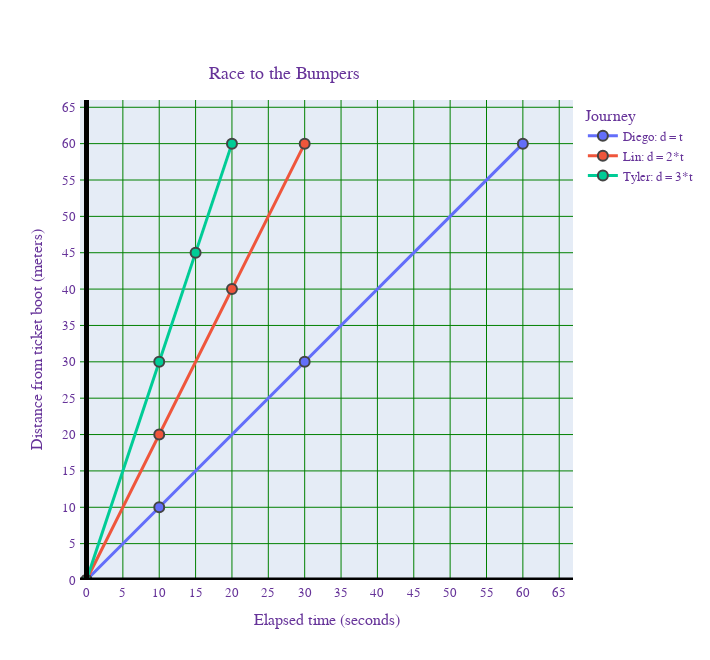

The code cell stored with this chart in its notebook:
### Markdown cell above
# Create images from plots
You can save an image by specifying the file using:<br>
```
# Prepare the tables for the final plot ...
plotTablesLines(...                     # ... other arguments
                img_name = 'plot.png')  # plot file name
```
This will save the plot in the file <tt>plot.png</tt>.

## Assignment: Saving image plot
Study the code below and find where the file image is stored.<br>
Then do the following:
1. Click on the file name to view the file.
2. Change the file name to <tt>frame1.png</tt> and verify that it worked.

### Code cell
# Merge three tables

# diego table
diego = table()
diego.column_labels = ["Time (seconds)", 'Distance (meters)']
diego.data_values = [[0, 10, 30, 60], [0, 10, 30, 60]]

# lin table
lin = table()
lin.column_labels = ["Time (seconds)", 'Distance (meters)']
lin.data_values = [[0, 10, 20, 30], [0, 20, 40, 60]]

# tyler table
tyler = table()
tyler.column_labels = ["Time (seconds)", 'Distance (meters)']
tyler.data_values = [[0, 10, 15, 20], [0, 30, 45, 60]]


tables_list = [diego, lin, tyler]

# Line equations of tables
legend_labels = [
      'Diego: d = t',
      'Lin: d = 2*t',
      'Tyler: d = 3*t']

# Plot tables
plotTablesLines(tables_list,
                fig_title = 'Race to the Bumpers',              # title on top
                x_label = 'Elapsed time (seconds)',             # appears along x-axis
                y_label = 'Distance from ticket boot (meters)', # appears along y-axis
                legend_title = 'Journey',                       # title on the right hand side
                legend_labels = legend_labels,                  # text describing the table
                img_name = 'plot.png')                          # plot image name

### Figure 1 — Plotly figure (JSON) as saved in the notebook; plotly's stock layout.template omitted (floating-point values rounded to 4 significant figures)
{"data": [{"line": {"width": 3}, "marker": {"line": {"width": 2}, "size": 10}, "mode": "lines+markers", "name": "Diego: d = t", "type": "scatter", "x": [0, 10, 30, 60], "y": [0, 10, 30, 60]}, {"line": {"width": 3}, "marker": {"line": {"width": 2}, "size": 10}, "mode": "lines+markers", "name": "Lin: d = 2*t", "type": "scatter", "x": [0, 10, 20, 30], "y": [0, 20, 40, 60]}, {"line": {"width": 3}, "marker": {"line": {"width": 2}, "size": 10}, "mode": "lines+markers", "name": "Tyler: d = 3*t", "type": "scatter", "x": [0, 10, 15, 20], "y": [0, 30, 45, 60]}], "layout": {"autosize": false, "font": {"color": "RebeccaPurple", "family": "Courier New, monospace", "size": 13}, "height": 660, "legend": {"title": {"text": "Journey"}}, "shapes": [{"line": {"color": "black", "width": 5}, "type": "line", "x0": 0, "x1": 1, "xref": "x domain", "y0": 0, "y1": 0, "yref": "y"}, {"line": {"color": "black", "width": 5}, "type": "line", "x0": 0, "x1": 0, "xref": "x", "y0": 0, "y1": 1, "yref": "y domain"}], "title": {"text": "Race to the Bumpers", "x": 0.4, "xanchor": "center", "y": 0.9, "yanchor": "top"}, "width": 710, "xaxis": {"automargin": false, "dtick": 5, "gridcolor": "green", "gridwidth": 1, "linewidth": 1, "range": [0, 66], "showgrid": true, "tick0": 0, "tickmode": "linear", "title": {"text": "Elapsed time (seconds)"}}, "yaxis": {"automargin": false, "dtick": 5, "gridcolor": "green", "gridwidth": 1, "linewidth": 1, "range": [0, 66], "scaleanchor": "x", "scaleratio": 1, "showgrid": true, "tick0": 0, "tickmode": "linear", "title": {"text": "Distance from ticket boot (meters)"}}}}
